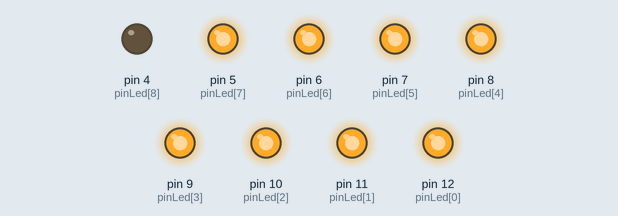
Recording of a sketch running on a simulated Arduino Uno, built with avr-gcc and run on an emulated ATmega328P. Shown: output pins drawn as LEDs (lit = HIGH).

Above: at 1.05 s.
At 1.95 s:
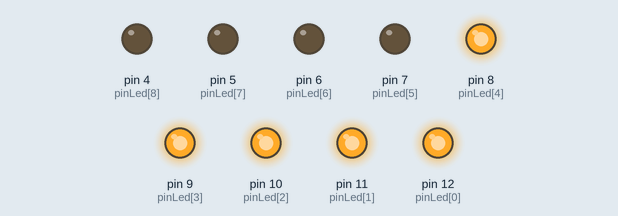
At 2.55 s:
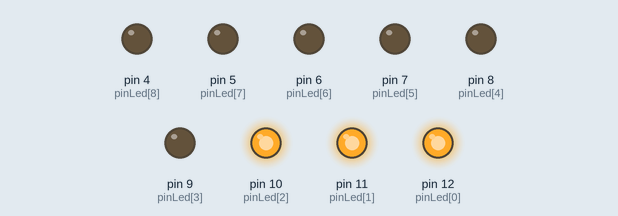
At 3.15 s:
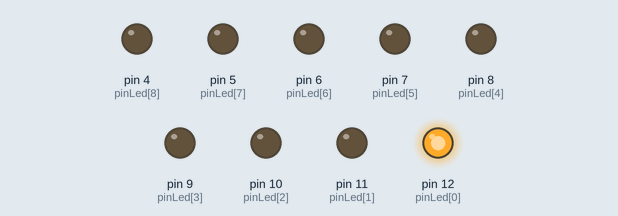
At 4.95 s:
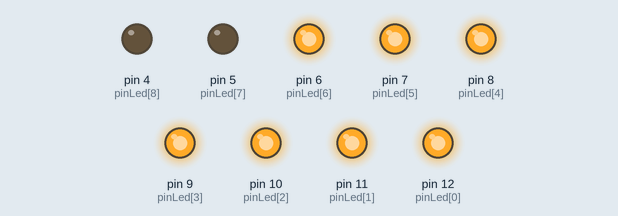
At 7.05 s:
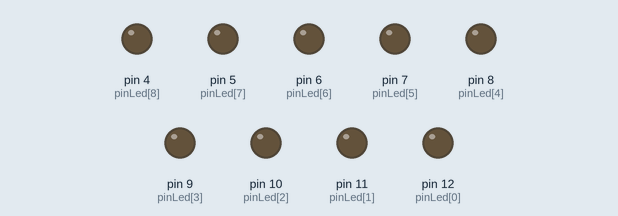
Timing chart, 0 to 8.3 s (numbered marks = the images above):
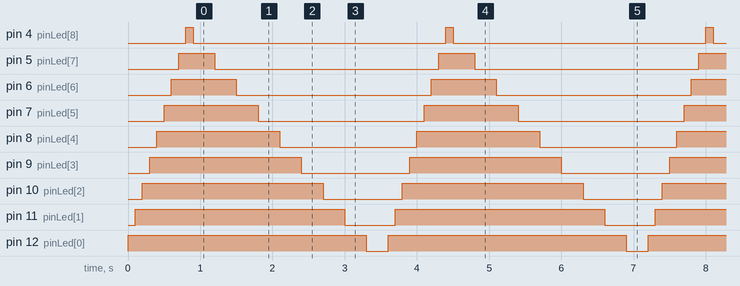

Measured:
- by itself, pin 4 (pinLed[8]): alternates HIGH for 0.10 s and LOW for 3.5 s
- by itself, pin 5 (pinLed[7]): alternates HIGH for 0.50 s and LOW for 3.1 s
- by itself, pin 6 (pinLed[6]): alternates HIGH for 0.90 s and LOW for 2.7 s
- by itself, pin 7 (pinLed[5]): alternates HIGH for 1.3 s and LOW for 2.3 s
- by itself, pin 8 (pinLed[4]): alternates HIGH for 1.7 s and LOW for 1.9 s
- by itself, pin 9 (pinLed[3]): alternates HIGH for 2.1 s and LOW for 1.5 s
- by itself, pin 10 (pinLed[2]): alternates HIGH for 2.5 s and LOW for 1.1 s
- by itself, pin 11 (pinLed[1]): alternates HIGH for 2.9 s and LOW for 0.70 s

The sketch:

for.ino
```cpp
int pinLed[9] = {12,11,10,9,8,7,6,5,4};
int numeroLed;

void setup() {
  int x;
  for (x = 0; x < 9; x ++) {
    pinMode(pinLed[x], OUTPUT);
  }
}

void loop() {
  for (numeroLed = 0; numeroLed < 9; numeroLed++) {
    digitalWrite(pinLed[numeroLed], HIGH);
    delay(100);
  }
  for (numeroLed = 8; numeroLed >= 0; numeroLed--) {
    digitalWrite(pinLed[numeroLed], LOW);
    delay(300);
  }
}
```
